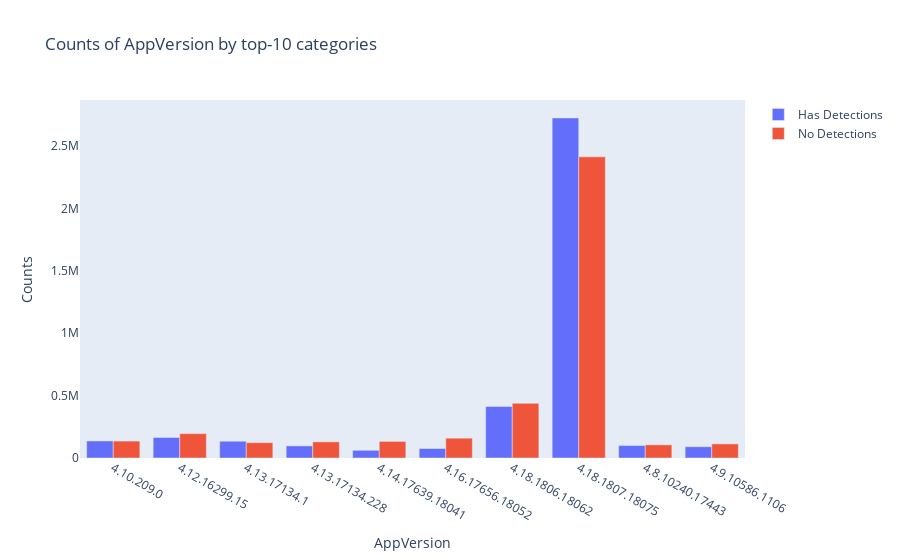

The code cell stored with this chart in its notebook:
### Code cell
plot_categorical_feature('AppVersion', True)

### Figure 1 — Plotly figure (JSON) as saved in the notebook; plotly's stock layout.template omitted (floating-point values rounded to 4 significant figures)
{"data": [{"name": "Has Detections", "type": "bar", "x": ["4.10.209.0", "4.12.16299.15", "4.13.17134.1", "4.13.17134.228", "4.14.17639.18041", "4.16.17656.18052", "4.18.1806.18062", "4.18.1807.18075", "4.8.10240.17443", "4.9.10586.1106"], "y": [136731, 164577, 134242, 97089, 61717, 76175, 412883, 2725768, 99926, 90466]}, {"name": "No Detections", "type": "bar", "x": ["4.10.209.0", "4.12.16299.15", "4.13.17134.1", "4.13.17134.228", "4.14.17639.18041", "4.16.17656.18052", "4.18.1806.18062", "4.18.1807.18075", "4.8.10240.17443", "4.9.10586.1106"], "y": [135724, 195294, 123028, 129412, 132982, 158857, 438046, 2413456, 105554, 113059]}], "layout": {"barmode": "group", "legend": {"orientation": "v"}, "title": {"text": "Counts of AppVersion by top-10 categories"}, "xaxis": {"showgrid": false, "showline": false, "title": {"text": "AppVersion"}, "zeroline": false}, "yaxis": {"showgrid": false, "showline": false, "title": {"text": "Counts"}, "zeroline": false}}}
